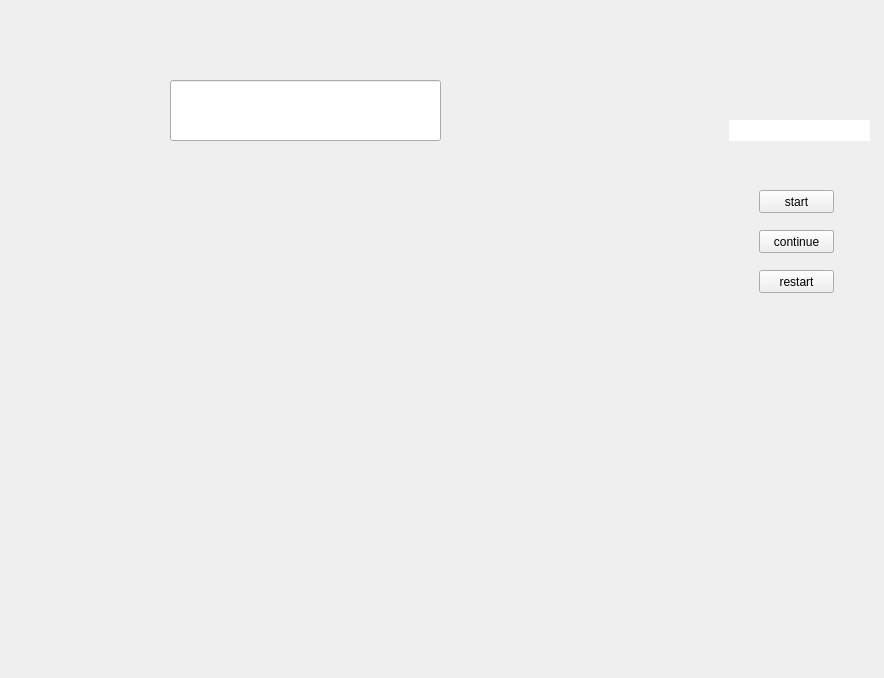
<?xml version="1.0" encoding="UTF-8"?>
<ui version="4.0">
 <class>goWidget</class>
 <widget class="QWidget" name="goWidget">
  <property name="geometry">
   <rect>
    <x>0</x>
    <y>0</y>
    <width>884</width>
    <height>678</height>
   </rect>
  </property>
  <property name="windowTitle">
   <string>Form</string>
  </property>
  <widget class="QLineEdit" name="showResult">
   <property name="geometry">
    <rect>
     <x>170</x>
     <y>80</y>
     <width>271</width>
     <height>61</height>
    </rect>
   </property>
  </widget>
  <widget class="QWidget" name="controller" native="true">
   <property name="geometry">
    <rect>
     <x>729</x>
     <y>120</y>
     <width>141</width>
     <height>181</height>
    </rect>
   </property>
   <widget class="QPushButton" name="startButton">
    <property name="geometry">
     <rect>
      <x>30</x>
      <y>70</y>
      <width>75</width>
      <height>23</height>
     </rect>
    </property>
    <property name="text">
     <string>start</string>
    </property>
   </widget>
   <widget class="QPushButton" name="stopButton">
    <property name="geometry">
     <rect>
      <x>30</x>
      <y>110</y>
      <width>75</width>
      <height>23</height>
     </rect>
    </property>
    <property name="text">
     <string>stop</string>
    </property>
   </widget>
   <widget class="QPushButton" name="restartButton">
    <property name="geometry">
     <rect>
      <x>30</x>
      <y>150</y>
      <width>75</width>
      <height>23</height>
     </rect>
    </property>
    <property name="text">
     <string>restart</string>
    </property>
   </widget>
   <widget class="QLineEdit" name="connectInfo">
    <property name="geometry">
     <rect>
      <x>0</x>
      <y>0</y>
      <width>141</width>
      <height>21</height>
     </rect>
    </property>
    <property name="frame">
     <bool>false</bool>
    </property>
    <property name="readOnly">
     <bool>true</bool>
    </property>
   </widget>
   <widget class="QPushButton" name="continueButton">
    <property name="geometry">
     <rect>
      <x>30</x>
      <y>110</y>
      <width>75</width>
      <height>23</height>
     </rect>
    </property>
    <property name="text">
     <string>continue</string>
    </property>
   </widget>
  </widget>
 </widget>
 <resources/>
 <connections/>
</ui>
